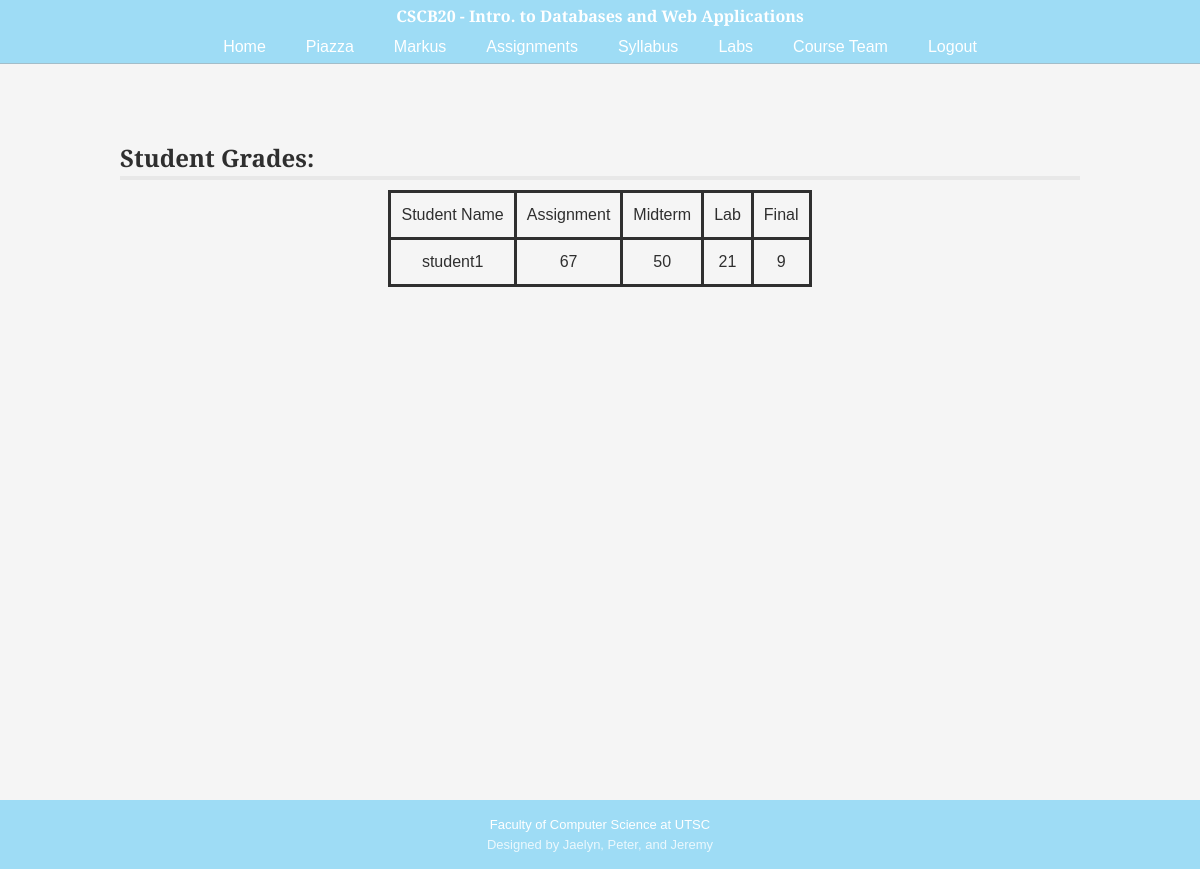
The page /student_check_grade (signed in) on the database its author committed.
### app.py (models this page shows, shortened)
class Student(db.Model):
    __tablename__ = 'student'
    id = db.Column(db.Integer, primary_key=True)
    username = db.Column(db.String(20), nullable=False)
    assignment = db.Column(db.Integer, nullable=False)
    midterm = db.Column(db.Integer, nullable=False)
    final = db.Column(db.Integer, nullable=False)
    lab = db.Column(db.Integer, nullable=False)

### app.py (the view)
@app.route('/student_check_grade', methods=['GET', 'POST'])
def student_check_grade():
    if request.method == 'GET':
        query_grade_result = query_student_grade()
        return render_template('student_check_grade.html', query_grade_result=query_grade_result)

### app.py (called while the page is built)
def query_student_grade():
    query_gradess = Student.query.filter(
        Student.username == session['name'])
    return query_gradess

### templates/student_check_grade.html
{% extends "template.html" %}
{% block content %}
<div class="section">
    <div class="section-title">
        <h2>Student Grades:</h2>
        <hr>
    </div>
    <div class="section-content">
        <div class="table">
            <div class="row">
                <div class="cell">Student Name</div>
                <div class="cell">Assignment</div>
                <div class="cell">Midterm</div>
                <div class="cell">Lab</div>
                <div class="cell">Final</div>
            </div>
            {% for grades in query_grade_result %}
            <div class="row">
                <div class="cell">{{ grades.username }}</div>
                <div class="cell">{{ grades.assignment }}</div>
                <div class="cell">{{ grades.midterm }}</div>
                <div class="cell">{{ grades.lab }}</div>
                <div class="cell">{{ grades.final }}</div>
            </div>
            {% endfor %}
        </div>
    </div>
</div>
{% endblock %}

### static/css/styles.css (style rules this page uses)
:root { font-size: 16px; font-family: "Source Serif Pro", "Noto Sans TC", sans-serif; font-weight: 300; line-height: 1.5; color: rgba(47, 47, 47, 1); --bg-primary: whitesmoke; }
* { box-sizing: border-box; margin: 0 auto; padding: 0; }
html, body { height: 100%; margin: 0; background-color: var(--bg-primary); background-size: cover; }
hr { display: block; border-top: none; border-left: none; border-right: none; border-bottom: 4px solid #e8e8e8; }
.table { display: table; border-collapse: collapse; }
.row { display: table-row; }
.cell { display: table-cell; border-style: solid; padding: 10px; text-align: center; }
.section { margin-top: 10px; margin-bottom: 30px; }
.section-content { margin-top: 10px; }

### rows shown on the page
Student: username "student1", assignment "67", midterm "50", lab "21", final "9"
